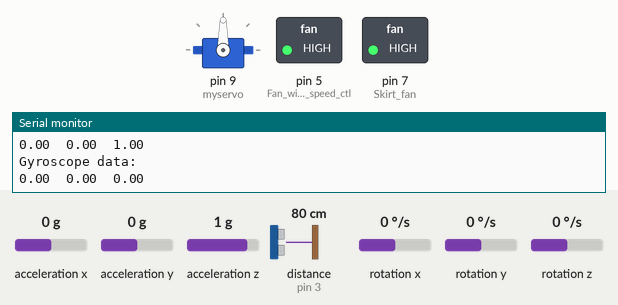
Simulated run of this sketch. Board: Arduino Uno, built with avr-gcc and run on an emulated ATmega328P. Parts: servo, switched loads named in the sketch (green lamp = pin HIGH), the last lines printed to the serial monitor. Wiring (inferred from the names in the program): ultrasonic range finder: trigger pin 13; echo pin 3. The inputs (shaded band) are chosen by the test bench; at power-on: distance to the obstacle (sensor on pin 3) 80 cm, acceleration x 0 g, acceleration y 0 g, acceleration z 1 g, rotation x 0 °/s, rotation y 0 °/s, rotation z 0 °/s. The echo pulse lasts 58.3 µs per cm; pins used as bus, display or sensor lines are not drawn.

Above: at 1.4 s.
1.5 s: distance to the obstacle (sensor on pin 3) set to 18 cm
3.0 s: distance to the obstacle (sensor on pin 3) set to 14 cm
At 4.1 s:
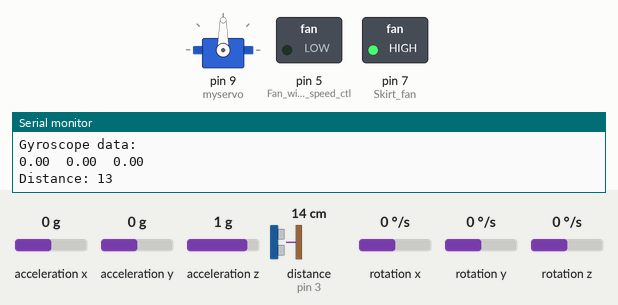
7.8 s: distance to the obstacle (sensor on pin 3) set to 12 cm
At 10.7 s:
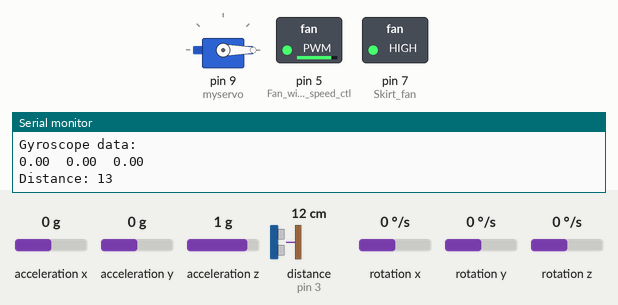
10.9 s: distance to the obstacle (sensor on pin 3) set to 35 cm
At 12.1 s:
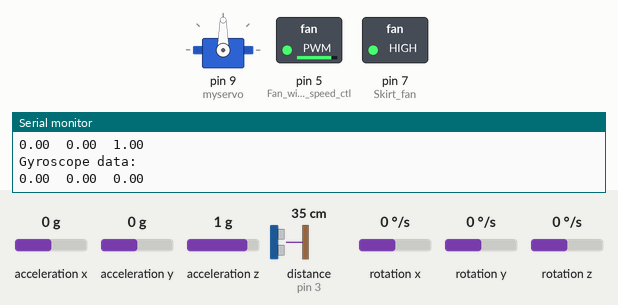
Timing chart, 0 to 13.9 s (numbered marks = the images above; inputs shaded):
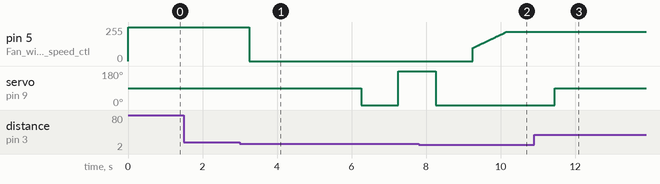

The sketch:

test.ino
```cpp
#include <Servo.h>
#include <Arduino_LSM6DSOX.h>
Servo myservo;
#define Fan_with_speed_ctl 5
#define Skirt_fan 7
const int trigPin = 13;
const int echoPin = 3;

// defines variables
long duration;
int distance;
int left_d, right_d, front_d;


float Ax, Ay, Az;
float Gx, Gy, Gz;

void setup() {
  Serial.begin(9600); // Starts the serial communication

  myservo.attach(9);
  Intial_Hovercraft_setup();


  while(!Serial);

  if (!IMU.begin()) {
    Serial.println("Failed to initialize IMU!");
    while (1);
  }

  Serial.print("Accelerometer sample rate = ");
  Serial.print(IMU.accelerationSampleRate());
  Serial.println("Hz");
  Serial.println();

  Serial.print("Gyroscope sample rate = ");
  Serial.print(IMU.gyroscopeSampleRate());
  Serial.println("Hz");
  Serial.println();

}

void loop() {
  distance = dist();
  Serial.print("Distance: "); // Prints the distance on the Serial Monitor
  Serial.println(distance);

  if (distance <= 15) { // Wall in front
    digitalWrite(Fan_with_speed_ctl, LOW);
    delay(2900);

    switch (myservo.read()) {
      case 0:
        myservo.write(90);
        delay(1000);
        front_d = dist();
        myservo.write(180);
        delay(1000);
        right_d = dist();

        if (front_d > right_d)
          myservo.write(90);
        else
          myservo.write(180);
        delay(1000);
        speedIncrease();
        break;

      case 90:
        front_d = dist();
        delay(100);
        myservo.write(0);
        delay(1000);
        left_d = dist();
        myservo.write(180);
        delay(1000);
        right_d = dist();

        if (left_d > right_d) {
          myservo.write(0);
          delay(1000);
          speedIncrease2();
        } else {
          myservo.write(180);
          delay(1000);
          speedIncrease();
          if (front_d < 13) delay(750);  // Combine delay = 1500
        }
        break;

      case 180:
        myservo.write(0);
        delay(1000);
        left_d = dist();
        myservo.write(90);
        delay(1000);
        front_d = dist();

        if (left_d > front_d) {
          myservo.write(0);
          delay(1000);
          speedIncrease2();
        } else {
          myservo.write(90);
          delay(1000);
          speedIncrease();
        }
        break;
    }
  }


  if (IMU.accelerationAvailable()) {
    IMU.readAcceleration(Ax, Ay, Az);

    Serial.println("Accelerometer data: ");
    Serial.print(Ax);
    Serial.print('\t');
    Serial.print(Ay);
    Serial.print('\t');
    Serial.println(Az);
    Serial.println();
  }

  if (IMU.gyroscopeAvailable()) {
    IMU.readGyroscope(Gx, Gy, Gz);

    Serial.println("Gyroscope data: ");
    Serial.print(Gx);
    Serial.print('\t');
    Serial.print(Gy);
    Serial.print('\t');
    Serial.println(Gz);
    Serial.println();
  }

delay(500);
}

int dist() {
  digitalWrite(trigPin, LOW);
  delayMicroseconds(2);
  digitalWrite(trigPin, HIGH);
  delayMicroseconds(10);
  digitalWrite(trigPin, LOW);
  duration = pulseIn(echoPin, HIGH);
  distance = duration * 0.034 / 2;
  return distance;
}

void speedIncrease() {
  for (int i = 100; i < 256; i += 2) {
    analogWrite(Fan_with_speed_ctl, i);
    delay(15);
  }
  delay(1300);
  myservo.write(90);
}

void speedIncrease2() {
  for (int i = 100; i < 220; i += 2) {
    analogWrite(Fan_with_speed_ctl, i);
    delay(15);
  }
  delay(1300);
  myservo.write(90);  // Adjusted to 90
}

void Intial_Hovercraft_setup() {
  pinMode(Fan_with_speed_ctl, OUTPUT);
  pinMode(Skirt_fan, OUTPUT);
  pinMode(trigPin, OUTPUT);
  pinMode(echoPin, INPUT);

  myservo.write(90);  // Initial servo position adjusted to 90
  digitalWrite(Fan_with_speed_ctl, HIGH);
  digitalWrite(Skirt_fan, HIGH);
}
```

Measured:
- the behaviour switches between 17 and 16 cm on distance to the obstacle (sensor on pin 3) (found by bisection; images 0 and 1)
- the behaviour switches between 14 and 13 cm on distance to the obstacle (sensor on pin 3) (found by bisection; images 1 and 2)
- after the input at 3.0 s, pin 5 (Fan_with_speed_ctl): 255/255 → 0/255 after 0.25 s; servo on pin 9 (myservo): 90° → 0° after 3.3 s, → 180° 1.0 s later
- after the input at 7.8 s, pin 5 (Fan_with_speed_ctl): goes on until 10.1 s, then stays 218/255; servo on pin 9 (myservo): 180° → 0° after 0.46 s
- after the input at 10.9 s, pin 5 (Fan_with_speed_ctl): stays 218/255 (without the input it goes to 0/255 after 1.1 s)
